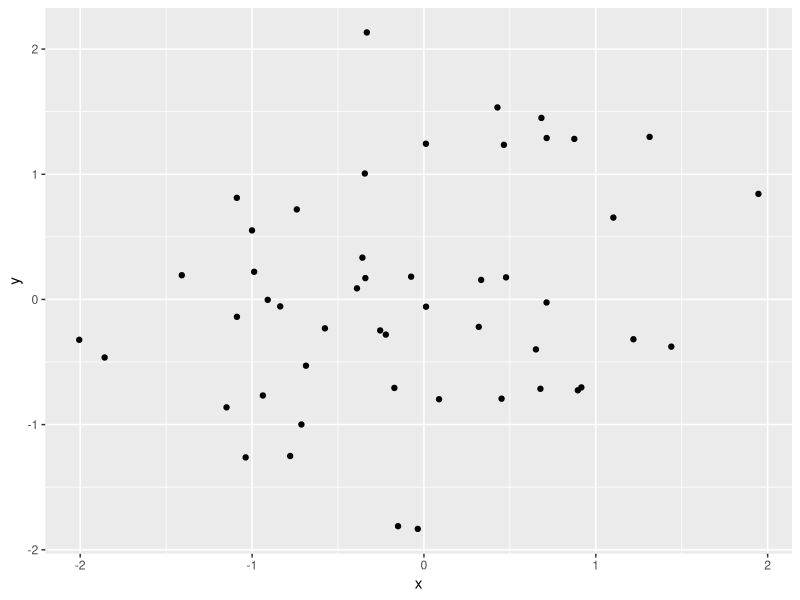

This figure's R source:
library(ggplot2)

# データの準備
data <- data.frame(x = rnorm(50), y = rnorm(50))

# プロットの作成
p <- ggplot(data, aes(x, y)) + geom_point()

# PNGファイルとして保存
ggsave("myplot.png", plot = p, width = 6, height = 4, dpi = 300)